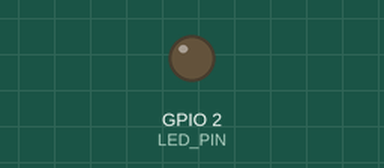
Simulated run of this sketch. Board: ESP32. On the bench: output pins drawn as LEDs (lit = HIGH). Dashed ring = blinking. WiFi joins after 1.5 s; servers stay silent unless stated; what the sketch prints to the serial monitor is not drawn.

Above: at 0.8 s.
At 2.5 s:
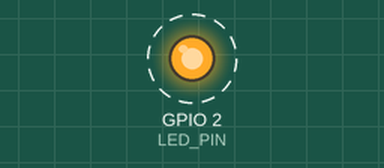
Timing chart, 0 to 3.0 s (numbered marks = the images above):
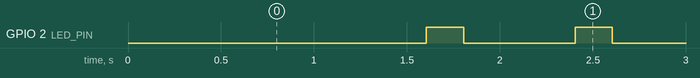

The sketch:

wifi_communicator.ino
```cpp
#include <WiFi.h>
#include <HTTPClient.h>

const int LED_PIN = 2;  // Built-in LED pin
const char* ssidList[] = {"UpStream", "Redmi K20"};  // List of SSIDs
const char* passwordList[] = {"upstream7", "hellomeow"};  // Corresponding passwords
const int numWiFiNetworks = sizeof(ssidList) / sizeof(ssidList[0]);  // Number of WiFi networks

const char* serverURL = "https://singaram.pythonanywhere.com";  // HTTP request URL

// Function to handle LED states
void handleLED(int state) {
  if (state == 0) {
    digitalWrite(LED_PIN, LOW);  // Turn LED off
  } else if (state == 1) {
    digitalWrite(LED_PIN, HIGH);  // Turn LED on
  } else if (state == 2) {
    // Blink LED continuously
    digitalWrite(LED_PIN, HIGH);
    delay(200);
    digitalWrite(LED_PIN, LOW);
    delay(200);
  }
}

void setup() {
  pinMode(LED_PIN, OUTPUT);  // Set LED pin as output
  handleLED(0);  // Turn LED off initially
  Serial.begin(115200);      // Start serial communication
  WiFi.mode(WIFI_STA);       // Set ESP32 to station mode
}

void tryWiFiConnection() {
  while (WiFi.status() != WL_CONNECTED) {
    Serial.println("Attempting to connect to WiFi...");

    // Iterate through all SSIDs
    for (int i = 0; i < numWiFiNetworks; i++) {
      WiFi.begin(ssidList[i], passwordList[i]);

      // Wait for connection with timeout
      int attempt = 0;
      while (WiFi.status() != WL_CONNECTED && attempt < 20) {
        handleLED(0);  // LED off while trying
        delay(200);
        Serial.print(".");
        attempt++;
      }

      if (WiFi.status() == WL_CONNECTED) {
        Serial.println("\nConnected to WiFi!");
        return;  // Exit if connected
      }
    }

    // Retry if not connected
    Serial.println("\nFailed to connect, retrying...");
    delay(200);  // Retry every 0.2 seconds
  }
}

void tryHttpRequest() {
  HTTPClient http;
  bool requestSuccessful = false;

  while (WiFi.status() == WL_CONNECTED) {  // Check if connected to WiFi
    handleLED(2);  // Blink LED while attempting request
    Serial.println("Sending HTTP request...");

    http.begin(serverURL);  // Specify the URL
    int httpCode = http.GET();  // Send the request

    if (httpCode == 200) {  // If HTTP response is OK
      Serial.println("HTTP request successful!");
      handleLED(1);  // Turn LED on
      requestSuccessful = true;
    } else {
      Serial.printf("Failed HTTP request, Code: %d\n", httpCode);
    }

    http.end();  // Close connection

    if (requestSuccessful) {
      return;  // Stop further processing
    }
    // Retry after some delay if request failed
    delay(200);
  }
}

void loop() {
  // Check if connected to WiFi
  if (WiFi.status() != WL_CONNECTED) {
    handleLED(0);  // Turn LED off when disconnected
    tryWiFiConnection();  // Try to reconnect to WiFi
    if (WiFi.status() == WL_CONNECTED) {
      tryHttpRequest();  // Try HTTP request if connected
    }
  }
}
```

Measured:
- by itself, GPIO 2 (LED_PIN): alternates HIGH for 0.20 s and LOW for 0.60 s
